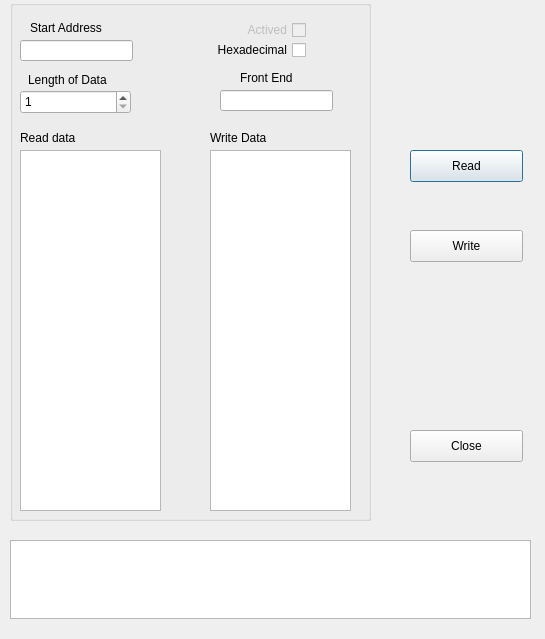
<?xml version="1.0" encoding="UTF-8"?>
<ui version="4.0">
 <class>Dial_ThorReg</class>
 <widget class="QDialog" name="Dial_ThorReg">
  <property name="geometry">
   <rect>
    <x>0</x>
    <y>0</y>
    <width>545</width>
    <height>639</height>
   </rect>
  </property>
  <property name="windowTitle">
   <string>Thor Read/Write Register</string>
  </property>
  <widget class="QLineEdit" name="lineEdit_Address">
   <property name="geometry">
    <rect>
     <x>20</x>
     <y>40</y>
     <width>113</width>
     <height>21</height>
    </rect>
   </property>
  </widget>
  <widget class="QLineEdit" name="lineEdit_FrontEnd">
   <property name="geometry">
    <rect>
     <x>220</x>
     <y>90</y>
     <width>113</width>
     <height>21</height>
    </rect>
   </property>
   <property name="readOnly">
    <bool>true</bool>
   </property>
  </widget>
  <widget class="QSpinBox" name="spinBox_Length">
   <property name="geometry">
    <rect>
     <x>20</x>
     <y>90</y>
     <width>111</width>
     <height>24</height>
    </rect>
   </property>
   <property name="minimum">
    <number>1</number>
   </property>
   <property name="maximum">
    <number>100</number>
   </property>
  </widget>
  <widget class="QTextEdit" name="textEdit_Read">
   <property name="geometry">
    <rect>
     <x>20</x>
     <y>150</y>
     <width>141</width>
     <height>361</height>
    </rect>
   </property>
  </widget>
  <widget class="QTextEdit" name="textEdit_Write">
   <property name="geometry">
    <rect>
     <x>210</x>
     <y>150</y>
     <width>141</width>
     <height>361</height>
    </rect>
   </property>
  </widget>
  <widget class="QLabel" name="label_2">
   <property name="geometry">
    <rect>
     <x>28</x>
     <y>70</y>
     <width>101</width>
     <height>20</height>
    </rect>
   </property>
   <property name="text">
    <string>Length of Data</string>
   </property>
  </widget>
  <widget class="QLabel" name="label_3">
   <property name="geometry">
    <rect>
     <x>240</x>
     <y>70</y>
     <width>59</width>
     <height>16</height>
    </rect>
   </property>
   <property name="text">
    <string>Front End</string>
   </property>
  </widget>
  <widget class="QLabel" name="label_4">
   <property name="geometry">
    <rect>
     <x>20</x>
     <y>130</y>
     <width>71</width>
     <height>16</height>
    </rect>
   </property>
   <property name="text">
    <string>Read data</string>
   </property>
  </widget>
  <widget class="QLabel" name="label_5">
   <property name="geometry">
    <rect>
     <x>210</x>
     <y>130</y>
     <width>81</width>
     <height>16</height>
    </rect>
   </property>
   <property name="text">
    <string>Write Data</string>
   </property>
  </widget>
  <widget class="QGroupBox" name="groupBox">
   <property name="geometry">
    <rect>
     <x>10</x>
     <y>0</y>
     <width>361</width>
     <height>521</height>
    </rect>
   </property>
   <property name="title">
    <string/>
   </property>
   <widget class="QCheckBox" name="checkBox_Actived">
    <property name="enabled">
     <bool>false</bool>
    </property>
    <property name="geometry">
     <rect>
      <x>210</x>
      <y>20</y>
      <width>86</width>
      <height>20</height>
     </rect>
    </property>
    <property name="layoutDirection">
     <enum>Qt::RightToLeft</enum>
    </property>
    <property name="text">
     <string>Actived</string>
    </property>
   </widget>
   <widget class="QCheckBox" name="checkBox_Hexa">
    <property name="geometry">
     <rect>
      <x>195</x>
      <y>40</y>
      <width>101</width>
      <height>20</height>
     </rect>
    </property>
    <property name="layoutDirection">
     <enum>Qt::RightToLeft</enum>
    </property>
    <property name="text">
     <string>Hexadecimal</string>
    </property>
   </widget>
   <widget class="QLabel" name="label">
    <property name="geometry">
     <rect>
      <x>20</x>
      <y>20</y>
      <width>91</width>
      <height>16</height>
     </rect>
    </property>
    <property name="text">
     <string>Start Address</string>
    </property>
   </widget>
  </widget>
  <widget class="QPushButton" name="pushButton_Read">
   <property name="geometry">
    <rect>
     <x>410</x>
     <y>150</y>
     <width>113</width>
     <height>32</height>
    </rect>
   </property>
   <property name="text">
    <string>Read</string>
   </property>
  </widget>
  <widget class="QPushButton" name="pushButton_Write">
   <property name="geometry">
    <rect>
     <x>410</x>
     <y>230</y>
     <width>113</width>
     <height>32</height>
    </rect>
   </property>
   <property name="text">
    <string>Write</string>
   </property>
  </widget>
  <widget class="QPushButton" name="pushButton_Close">
   <property name="geometry">
    <rect>
     <x>410</x>
     <y>430</y>
     <width>113</width>
     <height>32</height>
    </rect>
   </property>
   <property name="text">
    <string>Close</string>
   </property>
  </widget>
  <widget class="QTextEdit" name="textEdit_Msg">
   <property name="geometry">
    <rect>
     <x>10</x>
     <y>540</y>
     <width>521</width>
     <height>79</height>
    </rect>
   </property>
   <property name="readOnly">
    <bool>true</bool>
   </property>
  </widget>
  <zorder>groupBox</zorder>
  <zorder>lineEdit_Address</zorder>
  <zorder>lineEdit_FrontEnd</zorder>
  <zorder>spinBox_Length</zorder>
  <zorder>textEdit_Read</zorder>
  <zorder>textEdit_Write</zorder>
  <zorder>label_2</zorder>
  <zorder>label_3</zorder>
  <zorder>label_4</zorder>
  <zorder>label_5</zorder>
  <zorder>pushButton_Read</zorder>
  <zorder>pushButton_Write</zorder>
  <zorder>pushButton_Close</zorder>
  <zorder>textEdit_Msg</zorder>
 </widget>
 <resources/>
 <connections/>
</ui>
